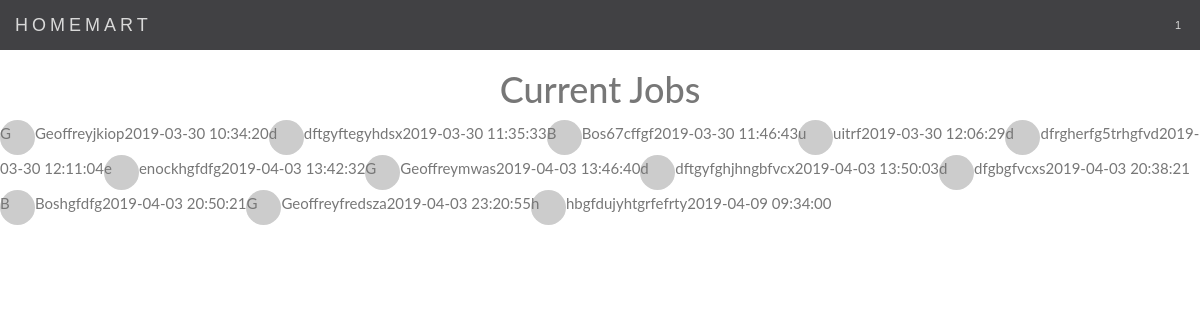
Screenshot of /vendor_login.php with the database file from the repository.
### tables this page shows
CREATE TABLE `orders` (
  `id` int(11) NOT NULL,
  `due_date` varchar(20) NOT NULL,
  `optional_details` varchar(20) DEFAULT NULL,
  `vendor` varchar(50) NOT NULL,
  `email` varchar(20) NOT NULL,
  `fname` varchar(20) NOT NULL,
  `lname` varchar(20) NOT NULL,
  `phone` varchar(30) NOT NULL,
  `contact` varchar(20) NOT NULL,
  `occupation` varchar(100) NOT NULL,
  `time` datetime NOT NULL DEFAULT CURRENT_TIMESTAMP
);

### vendor_login.php (the view, shortened to what this page needs)
<!DOCTYPE html>
<html>
<head>
      <link rel="stylesheet" href="bootstrap.min.css">
        <link rel="stylesheet" href="homemart.css">
</head>
<body>
     <nav class="navbar  navbar-default navbar-fixed-top" style="position: fixed;">
   <div class="container-fluid">
    <div class="navbar-header">
     <a class="navbar-brand" href="index.php">HOMEMART</a>
    </div>
    <div class="collapse navbar-collapse" id="myNavbar">
    <ul class="nav navbar-nav navbar-right">
    <li><a href='#'>1</a></li>
    </ul>
  </div>
</div>
  </nav>
<center><h1 style="padding-top: 50px;">Current Jobs</h1></center>
  <?php
      $db = mysqli_connect('localhost', 'root', '', 'homemart');
  $query=$db->query("SELECT * FROM orders");
 if($query->num_rows > 0){
  while($row=$query->fetch_assoc()){
    $yes=$row['fname'];
    $yes=SUBSTR($yes, 0, 1);
    echo '<span class="dot">'.$yes.'</span>';
    echo  $row['fname'];
    echo  $row['lname'];
    echo $row['time'];
 }
 }
    ?>
</body>
</html>

### homemart.css (style rules this page uses)
.navbar { margin-bottom: 50px; border-radius: 0; }
.navbar { font-family: Montserrat, sans-serif; }
.navbar { margin-bottom: 0; background-color: #2d2d30; border: 0; font-size: 11px !important; letter-spacing: 4px; opacity:0.9; }
.navbar li a, .navbar .navbar-brand { color: #d5d5d5 !important; }
body { font: 400 15px/1.8 Lato, sans-serif; color: #777; }

### vendor_login.php (style rules this page uses)
.dot { height: 35px; width: 35px; background-color: #ccc; border-radius: 50%; display: inline-block; }

### rows the page displays
orders: fname "G", fname "Geoffrey", lname "jkiop", time "2019-03-30 10:34:20"
orders: fname "d", fname "dftgy", lname "ftegyhdsx", time "2019-03-30 11:35:33"
orders: fname "B", fname "Bos", lname "67cffgf", time "2019-03-30 11:46:43"
orders: fname "u", fname "ui", lname "trf", time "2019-03-30 12:06:29"
orders: fname "d", fname "dfrgh", lname "erfg5trhgfvd", time "2019-03-30 12:11:04"
orders: fname "e", fname "enock", lname "hgfdfg", time "2019-04-03 13:42:32"
orders: fname "G", fname "Geoffrey", lname "mwas", time "2019-04-03 13:46:40"
orders: fname "d", fname "dftgy", lname "fghjhngbfvcx", time "2019-04-03 13:50:03"
orders: fname "d", fname "dfg", lname "bgfvcxs", time "2019-04-03 20:38:21"
orders: fname "B", fname "Bos", lname "hgfdfg", time "2019-04-03 20:50:21"
orders: fname "G", fname "Geoffrey", lname "fredsza", time "2019-04-03 23:20:55"
orders: fname "h", fname "hbgfd", lname "ujyhtgrfefrty", time "2019-04-09 09:34:00"
